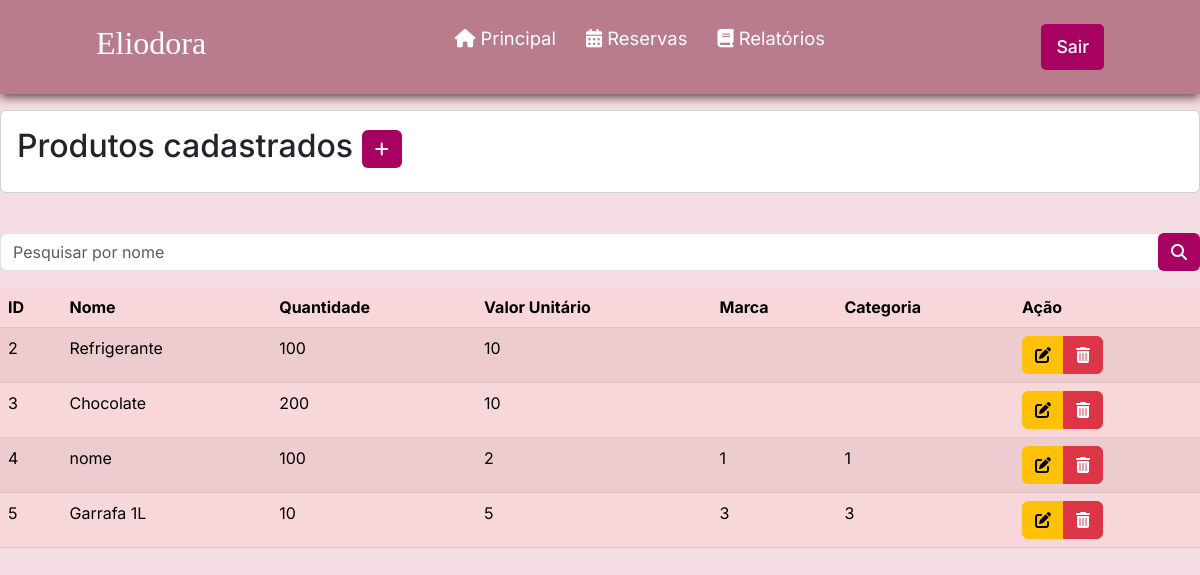
The page /listarProduto.php (signed in) on the database its author committed.
### tables this page shows
CREATE TABLE `produto` (
  `id` int(11) NOT NULL,
  `nome` varchar(100) NOT NULL,
  `quantidade` int(11) NOT NULL,
  `valorUnitario` double NOT NULL,
  `id_consumo` int(11) DEFAULT NULL,
  `id_tipo` int(11) DEFAULT NULL,
  `id_marca` int(11) DEFAULT NULL
);

### listarProduto.php (the view, shortened to what this page needs)
<?php
require_once("conexao.php");
$V_WHERE = "";
$sql = "SELECT * FROM produto
        WHERE 1 = 1 " . $V_WHERE;
$resultado = mysqli_query($conexao, $sql);
?>
<?php require_once("cabecalho.php");?>
     <div class="card mt-3 mb-3">
  <div class="card-body">
    <h2 class="card-title">Produtos cadastrados
    <a href="cadastrarProduto.php"
    class="btn btn-sn" style="background-color: #a70162; color: #fff;"><i class="fa-solid fa-plus"></i>
      </a>
      </h2>
  </div>
</div>
     <br>
<form method="post">
<div class="input-group mb-3">
  <input type="text" name="nome" id="nome" class="form-control" placeholder="Pesquisar por nome" aria-label="Recipient's username" aria-describedby="basic-addon2">
  <div class="input-group-append">
    <button name="pesquisar" class="btn" style="background-color: #a70162; color: #fff;" type="submit" ><i class="fa-solid fa-magnifying-glass"></i> </button>
    </form>
    <div class="table-responsive">
     <table class="table table-danger table-striped">
  <thead >
    <tr>
      <th scope="col">ID</th>
      <th scope="col">Nome</th>
      <th scope="col">Quantidade</th>
      <th scope="col">Valor Unitário</th>
      <th scope="col">Marca</th>
      <th scope="col">Categoria</th>
      <th scope="col">Ação</th>
    </tr>
  </thead>
  <tbody>
        <?php while ($linha = mysqli_fetch_array($resultado)){ ?>
    <tr>
    <td><?= $linha['id'] ?></th>
      <td><?= $linha['nome'] ?></td>
      <td><?= $linha['quantidade'] ?></td>
      <td><?= $linha['valorUnitario'] ?></td>
      <td><?= $linha['id_marca'] ?></td>
      <td><?= $linha['id_tipo'] ?></td>
      <td>
      <div class="btn-group">
        <a href="alterarProduto.php?id=<?= $linha['id'] ?>" class="btn btn-warning">
        <i class="fa-solid fa-pen-to-square"></i>
        </a>
        <a href="listarProduto.php?id=<?= $linha['id'] ?>" class="btn btn-danger"
        onclick="return confirm('Confirma exclusão')">
        <i class="fa-solid fa-trash-can"></i>
        </a>
        </div>
        </td>
    </tr>
    <?php } ?>
  </tbody>
</table>
</div>
</body>
</html>

### css/style.css (style rules this page uses)
* { padding: 0; margin: 0; font-family: 'Inter', sans-serif; }
body { background-color: #f4dde3; }
header { background-color: #b97c8c; box-shadow: 0px 3px 10px #563f3f; }
.nav-bar { display: flex; justify-content: space-between; padding: 1.5rem 6rem; }
.logo { display: flex; align-items: center; }
.logo h2 { color: #fff; }
.nav-list { display: flex; align-items: center; }
.nav-list ul { display: flex; justify-content: center; list-style: none; }
.nav-item { margin: 0 15px; }
.nav-link { text-decoration: none; font-size: 1.15rem; color: #ffffff; font-weight: 400; }
.login-button button { border: none; padding: 10px 15px; border-radius: 5px; background-color: #a70162; }
.login-button button a { text-decoration: none; color: #fff; font-weight: 500; font-size: 1.1rem; }

### rows shown on the page
produto: id "2", nome "Refrigerante", quantidade "100", valorUnitario "10"
produto: id "3", nome "Chocolate", quantidade "200", valorUnitario "10"
produto: id "4", nome "nome", quantidade "100", valorUnitario "2", id_marca "1", id_tipo "1"
produto: id "5", nome "Garrafa 1L", quantidade "10", valorUnitario "5", id_marca "3", id_tipo "3"
